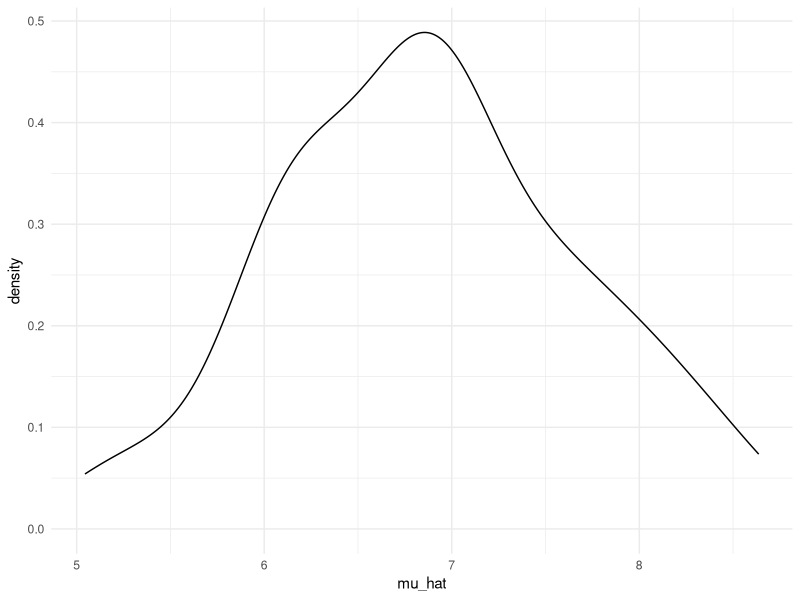
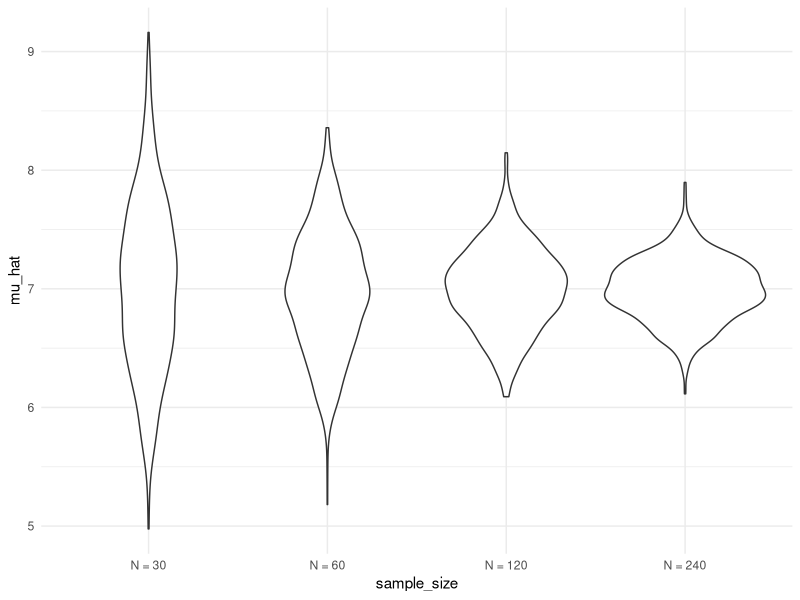
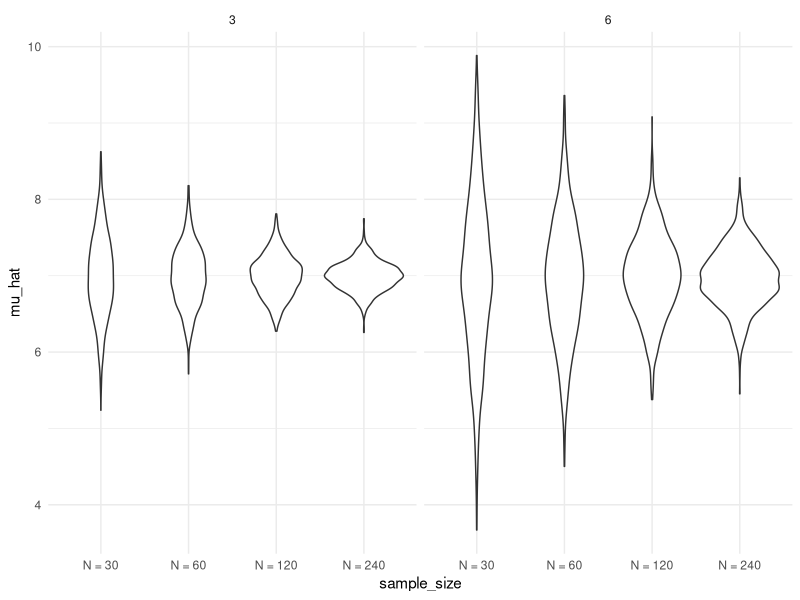

Recreate these plots in R, in order.
## ---- chunk 1
library(tidyverse)

knitr::opts_chunk$set(
  fig.width = 6,
  fig.asp = .6,
  out.width = "90%"
)

theme_set(theme_minimal() + theme(legend.position = "bottom"))

options(
  ggplot2.continuous.colour = "viridis",
  ggplot2.continuous.fill = "viridis"
)

scale_colour_discrete = scale_colour_viridis_d
scale_fill_discrete = scale_fill_viridis_d
## ---- chunk 2
sim_mean_sd = function(n_obs, mu = 7, sigma = 4){
  
  x = rnorm(n=n_obs,mean = mu, sd = sigma)

  
tibble(
    mu_hat = mean(x),
    sigma_hat = sd(x)
  )
}
## ---- chunk 3
sim_mean_sd(n_obs = 30)
## ---- chunk 4
output = vector("list", length = 100)

for (i in 1:100){
  output[[i]] = sim_mean_sd(30)
}

bind_rows(output) %>% 
  view
## ---- chunk 5
sim_results_df = 
  expand_grid(
    sample_size = 30,
    iteration = 1:100) %>%
  mutate(
    estimate_df = map(sample_size, sim_mean_sd)
  ) %>%
  unnest(estimate_df)
## ---- chunk 6
sim_results_df %>%
  ggplot(aes(x= mu_hat))+ 
  geom_density()
## ---- chunk 7
sim_results_df = 
  expand_grid(
    sample_size = c(30,60,120,240),
    iteration = 1:1000) %>%
  mutate(
    estimate_df = map(sample_size, sim_mean_sd)
  ) %>%
  unnest(estimate_df) 
## ---- chunk 8
sim_results_df %>%
  mutate(
    sample_size = str_c("N = ", sample_size),
    sample_size = fct_inorder(sample_size)
  ) %>%
  ggplot(aes(x= sample_size,y = mu_hat))+ 
  geom_violin()
## ---- chunk 9
sim_results_df %>%
  mutate(
    sample_size = str_c("N = ", sample_size),
    sample_size = fct_inorder(sample_size)
  ) %>%
  group_by(sample_size) %>%
  summarize(
    emp_st_err = sd(mu_hat)
  )
## ---- chunk 10
sim_results_df = 
  expand_grid(
    sample_size = c(30,60,120,240),
    true_sigma = c(6,3),
    iteration = 1:1000) %>%
  mutate(
    estimate_df =
      map2(.x = sample_size, .y = true_sigma, ~sim_mean_sd(n_obs = .x, sigma = .y))
  ) %>%
  unnest(estimate_df) 
## ---- chunk 11
sim_results_df %>%
  mutate(
    sample_size = str_c("N = ", sample_size),
    sample_size = fct_inorder(sample_size)
  ) %>%
  ggplot(aes(x= sample_size,y = mu_hat))+ 
  geom_violin()+
  facet_grid(.~true_sigma)
